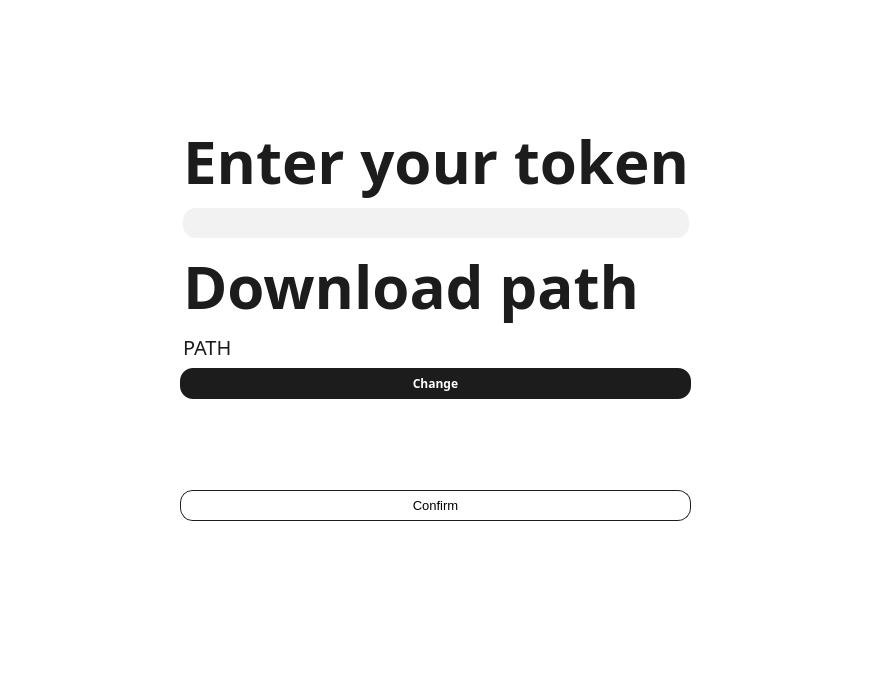
<?xml version="1.0" encoding="UTF-8"?>
<ui version="4.0">
 <class>Form</class>
 <widget class="QWidget" name="Form">
  <property name="geometry">
   <rect>
    <x>0</x>
    <y>0</y>
    <width>880</width>
    <height>700</height>
   </rect>
  </property>
  <property name="font">
   <font>
    <pointsize>10</pointsize>
   </font>
  </property>
  <property name="windowTitle">
   <string>Form</string>
  </property>
  <property name="windowIcon">
   <iconset>
    <normaloff>icon.png</normaloff>icon.png</iconset>
  </property>
  <property name="styleSheet">
   <string notr="true">border-radius: 54px;
background: #FFF;</string>
  </property>
  <widget class="QPushButton" name="Path_Button">
   <property name="geometry">
    <rect>
     <x>180</x>
     <y>368</y>
     <width>511</width>
     <height>31</height>
    </rect>
   </property>
   <property name="cursor">
    <cursorShape>PointingHandCursor</cursorShape>
   </property>
   <property name="styleSheet">
    <string notr="true">border-radius: 13px;
background: #1C1C1C;
color: #FFF;
font-family: Poppins;
font-size: 12px;
font-style: normal;
font-weight: 700;
line-height: normal;</string>
   </property>
   <property name="text">
    <string>Change</string>
   </property>
  </widget>
  <widget class="QPushButton" name="Confirm_Button">
   <property name="geometry">
    <rect>
     <x>180</x>
     <y>490</y>
     <width>511</width>
     <height>31</height>
    </rect>
   </property>
   <property name="cursor">
    <cursorShape>PointingHandCursor</cursorShape>
   </property>
   <property name="styleSheet">
    <string notr="true">border-radius: 13px;
border: 1px solid #1C1C1C;</string>
   </property>
   <property name="text">
    <string>Confirm</string>
   </property>
  </widget>
  <widget class="QWidget" name="layoutWidget">
   <property name="geometry">
    <rect>
     <x>0</x>
     <y>-60</y>
     <width>871</width>
     <height>421</height>
    </rect>
   </property>
   <layout class="QGridLayout" name="gridLayout">
    <item row="0" column="1">
     <spacer name="verticalSpacer">
      <property name="orientation">
       <enum>Qt::Vertical</enum>
      </property>
      <property name="sizeHint" stdset="0">
       <size>
        <width>20</width>
        <height>40</height>
       </size>
      </property>
     </spacer>
    </item>
    <item row="1" column="0">
     <spacer name="horizontalSpacer">
      <property name="orientation">
       <enum>Qt::Horizontal</enum>
      </property>
      <property name="sizeHint" stdset="0">
       <size>
        <width>40</width>
        <height>20</height>
       </size>
      </property>
     </spacer>
    </item>
    <item row="1" column="1">
     <layout class="QVBoxLayout" name="verticalLayout">
      <item>
       <widget class="QLabel" name="label">
        <property name="font">
         <font>
          <family>Smooch Sans</family>
          <pointsize>-1</pointsize>
          <weight>87</weight>
          <italic>false</italic>
          <bold>true</bold>
         </font>
        </property>
        <property name="contextMenuPolicy">
         <enum>Qt::NoContextMenu</enum>
        </property>
        <property name="styleSheet">
         <string notr="true">color: #1C1C1C;
leading-trim: both;
text-edge: cap;
font-family: Smooch Sans;
font-size: 60px;
font-style: normal;
font-weight: 700;
line-height: normal;</string>
        </property>
        <property name="text">
         <string>Enter your token</string>
        </property>
        <property name="textFormat">
         <enum>Qt::AutoText</enum>
        </property>
       </widget>
      </item>
      <item>
       <widget class="QLineEdit" name="Token">
        <property name="font">
         <font>
          <pointsize>18</pointsize>
         </font>
        </property>
        <property name="styleSheet">
         <string notr="true">border-radius: 13px;
background: #F2F2F2;</string>
        </property>
        <property name="text">
         <string/>
        </property>
       </widget>
      </item>
      <item>
       <widget class="QLabel" name="label_5">
        <property name="font">
         <font>
          <family>Smooch Sans</family>
          <pointsize>-1</pointsize>
          <weight>87</weight>
          <italic>false</italic>
          <bold>true</bold>
         </font>
        </property>
        <property name="contextMenuPolicy">
         <enum>Qt::NoContextMenu</enum>
        </property>
        <property name="styleSheet">
         <string notr="true">color: #1C1C1C;
leading-trim: both;
text-edge: cap;
font-family: Smooch Sans;
font-size: 60px;
font-style: normal;
font-weight: 700;
line-height: normal;</string>
        </property>
        <property name="text">
         <string>Download path</string>
        </property>
        <property name="textFormat">
         <enum>Qt::AutoText</enum>
        </property>
       </widget>
      </item>
      <item>
       <widget class="QLabel" name="Path">
        <property name="styleSheet">
         <string notr="true">color: #1C1C1C;
font-family: Poppins;
font-size: 20px;
font-style: normal;
font-weight: 400;
line-height: normal;</string>
        </property>
        <property name="text">
         <string>PATH</string>
        </property>
       </widget>
      </item>
     </layout>
    </item>
    <item row="1" column="2">
     <spacer name="horizontalSpacer_2">
      <property name="orientation">
       <enum>Qt::Horizontal</enum>
      </property>
      <property name="sizeHint" stdset="0">
       <size>
        <width>40</width>
        <height>20</height>
       </size>
      </property>
     </spacer>
    </item>
   </layout>
  </widget>
 </widget>
 <resources/>
 <connections/>
</ui>
